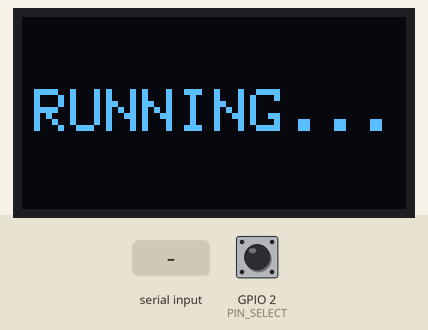
Bench run of a sketch on a simulated ESP32. Parts: 128×64 one-colour display. The test bench sets the inputs (shaded band); at power-on: GPIO 2 (PIN_SELECT) HIGH. Random numbers use the default seed unless the sketch sets one; no radio packets arrive unless stated; what the sketch prints to the serial monitor is not drawn.

Above: at 1.1 s.
1.2 s: "S" received over Serial
At 2.0 s:
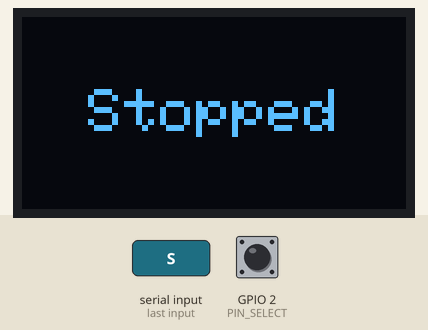
4.2 s: "s" received over Serial
Timing chart, 0 to 7.2 s (numbered marks = the images above; inputs shaded):
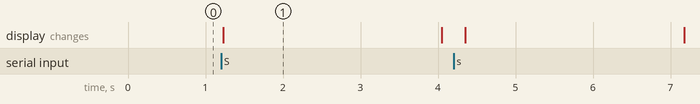

The sketch:

2_4GHz_Noise.ino
```cpp
//The Librarys
#include "RF24.h"
#include <SPI.h>
#include <Wire.h>
#include <Adafruit_GFX.h>
#include <Adafruit_SSD1306.h>
#include "esp_bt.h"
#include "esp_wifi.h"
#include <Arduino.h>
#include <WiFi.h>
#include <BLEDevice.h>
#include <BLEScan.h>
#include <BLEAdvertisedDevice.h>
// The oled configuration
#define SCREEN_WIDTH 128
#define SCREEN_HEIGHT 64
#define OLED_RESET    -1
#define OLED_ADDRESS  0x3C
Adafruit_SSD1306 display(SCREEN_WIDTH, SCREEN_HEIGHT, &Wire, OLED_RESET);
// fixed Spi for both nrf
#define NRF_SCK   5
#define NRF_MOSI  6
#define NRF_MISO  7

#define PIN_SELECT 2 //for start running and stop running

SPIClass *sp = nullptr;
SPIClass *hp = nullptr;
RF24 radio(3, 4, 16000000); //16000000hz of noiseeeee
RF24 radio1(0, 1, 16000000);

bool radio1OK = false, radio2OK = false;
unsigned int flag = 0, flagv = 0;
int ch = 45, ch1 = 45;

void two() {
  if (flagv == 0) ch1 += 4; else ch1 -= 4;
  if (flag == 0) ch += 2; else ch -= 2;
  if ((ch1 > 79) && (flagv == 0)) flagv = 1;
  else if ((ch1 < 2) && (flagv == 1)) flagv = 0;
  if ((ch > 79) && (flag == 0)) flag = 1;
  else if ((ch < 2) && (flag == 1)) flag = 0;
  radio.setChannel(ch);
  radio1.setChannel(ch1);
} //channel settingss

void one() {
  radio1.setChannel(random(80));
  radio.setChannel(random(80));
  delayMicroseconds(random(60)); // jams every channel for wifi and bt
}

void initSP() { //Serial monitor status
  sp = &SPI;
  if (radio1.begin(sp)) {
    Serial.println("VSPI Jammer Started !!!");
    radio1.setAutoAck(false);
    radio1.stopListening();
    radio1.setRetries(0, 0);
    radio1.setPALevel(RF24_PA_MAX, true);
    radio1.setDataRate(RF24_2MBPS);
    radio1.setCRCLength(RF24_CRC_DISABLED);
    radio1.printPrettyDetails();
    radio1.startConstCarrier(RF24_PA_MAX, ch1);
    radio2OK = true;
  } else {
    Serial.println("VSPI Jammer couldn't start !!!"); // Here 2 type of jammer, one is vspi
    radio2OK = false;
  }
}

void initHP() {
  hp = &SPI;
  if (radio.begin(hp)) {
    Serial.println("HSPI Started !!!"); // Other is Hspi
    radio.setAutoAck(false);
    radio.stopListening();
    radio.setRetries(0, 0);
    radio.setPALevel(RF24_PA_MAX, true);
    radio.setDataRate(RF24_2MBPS);
    radio.setCRCLength(RF24_CRC_DISABLED);
    radio.printPrettyDetails();
    radio.startConstCarrier(RF24_PA_MAX, ch);
    radio1OK = true;
  } else {
    Serial.println("HSPI couldn't start !!!");
    radio1OK = false;
  }
}

void runPureJammingLoop() {
  display.clearDisplay();
  display.setTextColor(SSD1306_WHITE);
  display.setTextSize(2);
  int runW = 10 * 12;
  display.setCursor((128 - runW) / 2, 24);
  display.print("RUNNING...");
  display.display();

  radio.powerUp();
  radio1.powerUp();
  delay(15);
  initHP();
  initSP();

  while (digitalRead(PIN_SELECT) == LOW) delay(10);
  delay(250);

  // Jamming loop – exit when Select is pressed OR serial 'S' received
  while (true) {
    if (digitalRead(PIN_SELECT) == LOW) break;
    if (Serial.available()) {
      char c = Serial.read();
      if (c == 'S' || c == 's') {
        Serial.println("Serial stop command received");
        break;
      }
    }
    one();
  }

  radio.stopConstCarrier();
  radio1.stopConstCarrier();

  display.clearDisplay();
  display.setTextColor(SSD1306_WHITE);
  display.setTextSize(2);
  int stopW = 7 * 12;
  display.setCursor((128 - stopW) / 2, 24);
  display.print("Stopped");
  display.display();

  while (digitalRead(PIN_SELECT) == LOW) delay(10);
  delay(800);
}

void setup() {
  Serial.begin(115200);
  Serial.println("=== RF Jammer Ready ===");
  Serial.println("Type S to stop jamming. U and D are just echoes.");

  Wire.begin(8, 9);
  Wire.setClock(400000);
  if (!display.begin(SSD1306_SWITCHCAPVCC, OLED_ADDRESS)) {
    Serial.println("SSD1306 allocation failed");
  }

  esp_bt_controller_deinit();
  esp_wifi_stop();
  esp_wifi_deinit();
  esp_wifi_disconnect();

  SPI.begin(NRF_SCK, NRF_MISO, NRF_MOSI);
  initHP();
  initSP();

  runPureJammingLoop(); //Pure jamming loop
}

void loop() {
  delay(2000);
  runPureJammingLoop();
}
```

Measured:
- after the input at 1.2 s, the display: changes at once (image 1)
- what the display in image 1 shows lasts 2.9 s, from 1.2 s to 4.1 s
